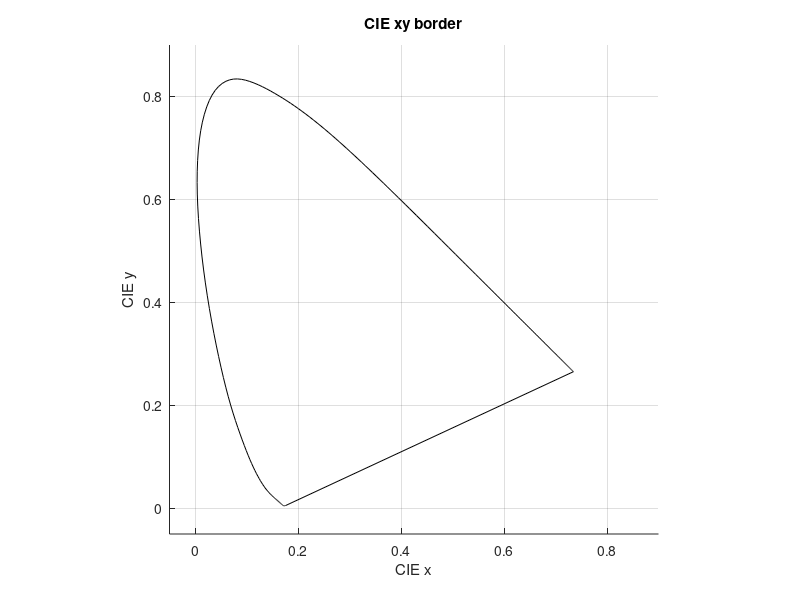

Here is the MATLAB script that generated this plot: (Note: this script raises an error after producing the figure.)
%% PlotCIExyBorder
% 
% <html>
%  <p style="font-size:75%;">Navigate to: &nbsp; 
% <a href="JMOSpectrumLibrary.html"> Home</a> &nbsp; | &nbsp;
% <a href="AlphabeticList.html"> Alphabetic list</a> &nbsp; | &nbsp; 
% <a href="GroupedList.html"> Grouped list</a>
% </p>
% </html>
%
% documentation to be completed
%
function [ah, fh] = PlotCIExyBorder(varargin)
    % Plots the CIE xy border "shoe" into a figure and returns the axes and figure handles for further plotting
    %
    % Parameters:
    %   varargin: Name/Value pairs:
    %       'Figure': valid figure handle to use for the plot. Current hold state will be restored
    %       'Axes'  : valid axes handle to use for the plot. Current hold state will be restored.
    %       Overrides 'Figure';
    %       'LineSpec' : valid LineSpec string, e.g. '--b' for dashed blue lines, see 'plot' documentation.
    %       'PlotOptions': cell array of valid plot options
    %                   e.g. {'Color',[0.5 0.5 0.5],'LineWidth',2}
    %       'Ticks' : array of wavelength values where ticks and labels are plotted. Reasonable default
    %                   Say ...,'Ticks',[],... to suppress ticks
    %       'TickFontSize': number, obvious use. Default: 6
    %       'ColorFill': logical, fills shoe with approximate RGB colors. Default: false
    p = inputParser;
    p.addParameter('Figure',[], @(h) ishandle(h) && strcmp(get(h,'type'),'figure'));
    p.addParameter('Axes',[], @(h) ishandle(h) && strcmp(get(h,'type'),'axes'));
    p.addParameter('LineSpec','k');
    p.addParameter('PlotOptions',{},@(c) iscell(c));
    defaultTicks = [400, 430, 450:10:480, 485:5:520, 530:10:620, 640, 700];
    p.addParameter('Ticks',defaultTicks,@(x) isempty(x) || (isnumeric(x) && isvector(x)));
    p.addParameter('TickFontSize',6,@(x) isnumeric(x) && isscalar(x));
    p.addParameter('ColorFill',false,@islogical);
    parse(p,varargin{:});
    if isempty(p.Results.Axes)
        if isempty(p.Results.Figure)
            fh = figure();
            ah = axes;
            holdstate = true;
        else
            fh = p.Results.Figure;
            figure(fh);
            ah = gca;
            holdstate = ishold(ah);
        end
    else
        ah = p.Results.Axes;
        fh = ah.Parent;
        holdstate = ishold(ah);
    end
    lspec = p.Results.LineSpec;
    popts = p.Results.PlotOptions;
    blank = isempty(p.Results.Axes) && isempty(p.Results.Figure);
    
    if p.Results.ColorFill
        load('RGBColorShoeImage.mat','rgbimg2');
        im = image([0 1],[1 0],flipud(rgbimg2));
        alph = 1 - (sum(flipud(rgbimg2),3) == 3); % set white to transparent
        im.AlphaData = alph;
        set(gca,'ydir','normal');
    end
    
    load('CIE1931_lam_x_y_z.mat','CIE1931XYZ');
    hold on;
    xb = CIE1931XYZ.xBorder;
    yb = CIE1931XYZ.yBorder;
    xb(end+1)=xb(1); % close loop
    yb(end+1)=yb(1);
    plot(ah,xb,yb,lspec,popts{:});
    if blank
        axis equal;
        grid on;
        if isempty(p.Results.Ticks)
            axis([0 0.8 0 0.9]);
        else
            axis([-0.05,0.9,-0.05,0.9]);
        end
        xlabel('CIE x');
        ylabel('CIE y');
        title('CIE xy border');
    end
    if ~isempty(p.Results.Ticks)
        [b,db] = border(p.Results.Ticks,CIE1931XYZ);
        for i = 1:size(b,1)
            d = [-0.00,0.015];
            plot(b(i,1) + db(i,1) * d, b(i,2) + db(i,2) * d, p.Results.LineSpec);
            text(b(i,1) + 0.035 * db(i,1), b(i,2) + 0.035 * db(i,2),num2str(p.Results.Ticks(i)),...
                'HorizontalAlignment','center','FontSize',p.Results.TickFontSize);
        end
    end
    if ~holdstate
        hold(ah,'off');
    end
end

function ColorFillDemo()
% % This snippet show how we can do color filling:
    figure();
    clf;
    hold on;
    img = imread('Berg.jpg');
    alpha = 0.5 * ones(size(img,1,2));
    alpha(100:1000,100:1000) = 0.2;
    alpha(1000:1800,100:1000) = 0.8;

    % Create a red octagon using the fill function.
    t = (1/16:1/8:1)'*2*pi;
    x = cos(t);
    y = sin(t);
    fill(x,y,'r');
    axis square;
    axis tight;
    % alpha can be anything -- set to 1 outside color shoe
    % we could do this pixel by pixel using LDom/purity, slow but available and we do it only once and save   
    % To get the fill color: Use Rec709 / sRGB to compute rgb within sRGB gamut, and continue with 
    % same color on lines from E to border when outside gamut. 
    imagesc([-1 1],[-1,1],flipud(img),'AlphaData',alpha);
    %imagesc([0 1],[0,1],flipud(img));
    plot([-1 1],[-1 1], 'LineWidth',3);
end

function [xyb, dxyb] = border(lam, CIEXYZ)
    % for lam length n, return xyb border points, and local normal unit vectors outward
    ixb = interp1(CIEXYZ.lam, CIEXYZ.xBorder, lam);
    iyb = interp1(CIEXYZ.lam, CIEXYZ.yBorder, lam);
    xyb = cat(2,ixb(:),iyb(:));
    
    blam = [360, 410:10:600, 830];
    xblam = interp1(CIEXYZ.lam, CIEXYZ.xBorder, blam);
    yblam = interp1(CIEXYZ.lam, CIEXYZ.yBorder, blam);
    
    dxbint = ipp_deriv(pchip(blam, xblam));
    dybint = ipp_deriv(pchip(blam, yblam));
    
    % perpendicular outward
    dixb = - ppval(dybint,lam);
    diyb = ppval( dxbint, lam);
    idxblen = sqrt((dixb(:)).^2 + (diyb(:)).^2);
    dxyb = cat(2,dixb(:)./ idxblen ,diyb(:)./ idxblen);
end